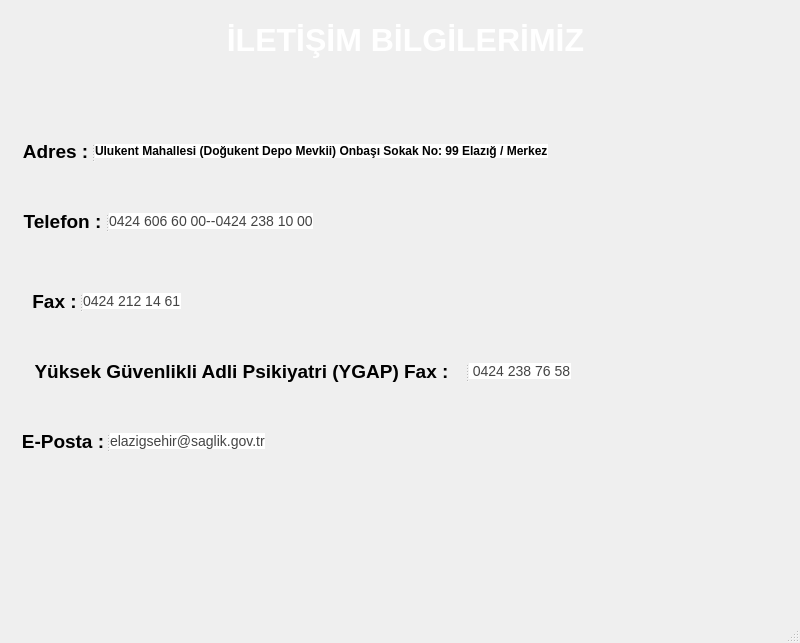
<?xml version="1.0" encoding="UTF-8"?>
<ui version="4.0">
 <class>MainWindow</class>
 <widget class="QMainWindow" name="MainWindow">
  <property name="geometry">
   <rect>
    <x>0</x>
    <y>0</y>
    <width>800</width>
    <height>643</height>
   </rect>
  </property>
  <property name="windowTitle">
   <string>MainWindow</string>
  </property>
  <widget class="QWidget" name="centralwidget">
   <widget class="QLabel" name="label">
    <property name="geometry">
     <rect>
      <x>0</x>
      <y>-10</y>
      <width>861</width>
      <height>681</height>
     </rect>
    </property>
    <property name="text">
     <string/>
    </property>
    <property name="pixmap">
     <pixmap>Adsız.png</pixmap>
    </property>
    <property name="scaledContents">
     <bool>true</bool>
    </property>
   </widget>
   <widget class="QLabel" name="label_2">
    <property name="geometry">
     <rect>
      <x>0</x>
      <y>0</y>
      <width>71</width>
      <height>71</height>
     </rect>
    </property>
    <property name="text">
     <string/>
    </property>
    <property name="pixmap">
     <pixmap>20200316220122!Saglikbakanligi_logo (2).png</pixmap>
    </property>
    <property name="scaledContents">
     <bool>true</bool>
    </property>
   </widget>
   <widget class="QLabel" name="label_3">
    <property name="geometry">
     <rect>
      <x>80</x>
      <y>20</y>
      <width>651</width>
      <height>41</height>
     </rect>
    </property>
    <property name="text">
     <string>&lt;html&gt;&lt;head/&gt;&lt;body&gt;&lt;p align=&quot;center&quot;&gt;&lt;span style=&quot; font-size:24pt; font-weight:600; color:#ffffff;&quot;&gt;İLETİŞİM BİLGİLERİMİZ&lt;/span&gt;&lt;/p&gt;&lt;/body&gt;&lt;/html&gt;</string>
    </property>
   </widget>
   <widget class="QSplitter" name="splitter">
    <property name="geometry">
     <rect>
      <x>20</x>
      <y>140</y>
      <width>561</width>
      <height>23</height>
     </rect>
    </property>
    <property name="orientation">
     <enum>Qt::Horizontal</enum>
    </property>
    <widget class="QLabel" name="label_4">
     <property name="text">
      <string>&lt;html&gt;&lt;head/&gt;&lt;body&gt;&lt;p align=&quot;center&quot;&gt;&lt;span style=&quot; font-size:14pt; font-weight:600;&quot;&gt;Adres :&lt;/span&gt;&lt;/p&gt;&lt;/body&gt;&lt;/html&gt;</string>
     </property>
    </widget>
    <widget class="QLabel" name="label_5">
     <property name="text">
      <string>&lt;html&gt;&lt;head/&gt;&lt;body&gt;&lt;p&gt;&lt;span style=&quot; font-family:'Roboto','sans-serif'; font-size:9pt; font-weight:600; color:#000000; background-color:#ffffff;&quot;&gt;Ulukent Mahallesi (Doğukent Depo Mevkii) Onbaşı Sokak No: 99 Elazığ / Merkez&lt;/span&gt;&lt;/p&gt;&lt;/body&gt;&lt;/html&gt;</string>
     </property>
    </widget>
   </widget>
   <widget class="QSplitter" name="splitter_2">
    <property name="geometry">
     <rect>
      <x>20</x>
      <y>210</y>
      <width>311</width>
      <height>23</height>
     </rect>
    </property>
    <property name="orientation">
     <enum>Qt::Horizontal</enum>
    </property>
    <widget class="QLabel" name="label_6">
     <property name="text">
      <string>&lt;html&gt;&lt;head/&gt;&lt;body&gt;&lt;p align=&quot;center&quot;&gt;&lt;span style=&quot; font-size:14pt; font-weight:600;&quot;&gt;Telefon :&lt;/span&gt;&lt;/p&gt;&lt;/body&gt;&lt;/html&gt;</string>
     </property>
    </widget>
    <widget class="QLabel" name="label_7">
     <property name="text">
      <string>&lt;html&gt;&lt;head/&gt;&lt;body&gt;&lt;p&gt;&lt;span style=&quot; font-family:'Roboto','sans-serif'; font-size:14px; color:#444444; background-color:#ffffff;&quot;&gt;0424 606 60 00--0424 238 10 00&lt;/span&gt;&lt;/p&gt;&lt;/body&gt;&lt;/html&gt;</string>
     </property>
    </widget>
   </widget>
   <widget class="QSplitter" name="splitter_3">
    <property name="geometry">
     <rect>
      <x>30</x>
      <y>290</y>
      <width>161</width>
      <height>23</height>
     </rect>
    </property>
    <property name="orientation">
     <enum>Qt::Horizontal</enum>
    </property>
    <widget class="QLabel" name="label_8">
     <property name="text">
      <string>&lt;html&gt;&lt;head/&gt;&lt;body&gt;&lt;p align=&quot;center&quot;&gt;&lt;span style=&quot; font-size:14pt; font-weight:600;&quot;&gt;Fax :&lt;/span&gt;&lt;/p&gt;&lt;/body&gt;&lt;/html&gt;</string>
     </property>
    </widget>
    <widget class="QLabel" name="label_9">
     <property name="text">
      <string>&lt;html&gt;&lt;head/&gt;&lt;body&gt;&lt;p&gt;&lt;span style=&quot; font-family:'Roboto','sans-serif'; font-size:14px; color:#444444; background-color:#ffffff;&quot;&gt;0424 212 14 61&lt;/span&gt;&lt;span style=&quot; font-family:'Roboto','sans-serif'; font-size:14px; color:#444444; background-color:#ffffff;&quot;/&gt;&lt;/p&gt;&lt;/body&gt;&lt;/html&gt;</string>
     </property>
    </widget>
   </widget>
   <widget class="QSplitter" name="splitter_4">
    <property name="geometry">
     <rect>
      <x>18</x>
      <y>360</y>
      <width>561</width>
      <height>23</height>
     </rect>
    </property>
    <property name="orientation">
     <enum>Qt::Horizontal</enum>
    </property>
    <widget class="QLabel" name="label_10">
     <property name="text">
      <string>&lt;html&gt;&lt;head/&gt;&lt;body&gt;&lt;p align=&quot;center&quot;&gt;&lt;span style=&quot; font-size:14pt; font-weight:600;&quot;&gt;Yüksek Güvenlikli Adli Psikiyatri (YGAP) Fax :&lt;/span&gt;&lt;/p&gt;&lt;/body&gt;&lt;/html&gt;</string>
     </property>
    </widget>
    <widget class="QLabel" name="label_11">
     <property name="text">
      <string>&lt;html&gt;&lt;head/&gt;&lt;body&gt;&lt;p&gt;&lt;span style=&quot; font-family:'Roboto','sans-serif'; font-size:14px; color:#444444; background-color:#ffffff;&quot;&gt; 0424 238 76 58&lt;/span&gt;&lt;/p&gt;&lt;/body&gt;&lt;/html&gt;</string>
     </property>
    </widget>
   </widget>
   <widget class="QSplitter" name="splitter_5">
    <property name="geometry">
     <rect>
      <x>20</x>
      <y>430</y>
      <width>251</width>
      <height>23</height>
     </rect>
    </property>
    <property name="orientation">
     <enum>Qt::Horizontal</enum>
    </property>
    <widget class="QLabel" name="label_12">
     <property name="text">
      <string>&lt;html&gt;&lt;head/&gt;&lt;body&gt;&lt;p align=&quot;center&quot;&gt;&lt;span style=&quot; font-size:14pt; font-weight:600;&quot;&gt;E-Posta :&lt;/span&gt;&lt;/p&gt;&lt;/body&gt;&lt;/html&gt;</string>
     </property>
    </widget>
    <widget class="QLabel" name="label_13">
     <property name="text">
      <string>&lt;html&gt;&lt;head/&gt;&lt;body&gt;&lt;p&gt;&lt;span style=&quot; font-family:'Roboto','sans-serif'; font-size:14px; color:#444444; background-color:#ffffff;&quot;&gt;elazigsehir@saglik.gov.tr&lt;/span&gt;&lt;/p&gt;&lt;/body&gt;&lt;/html&gt;</string>
     </property>
    </widget>
   </widget>
  </widget>
  <widget class="QMenuBar" name="menubar">
   <property name="geometry">
    <rect>
     <x>0</x>
     <y>0</y>
     <width>800</width>
     <height>21</height>
    </rect>
   </property>
  </widget>
  <widget class="QStatusBar" name="statusbar"/>
 </widget>
 <resources/>
 <connections/>
</ui>
